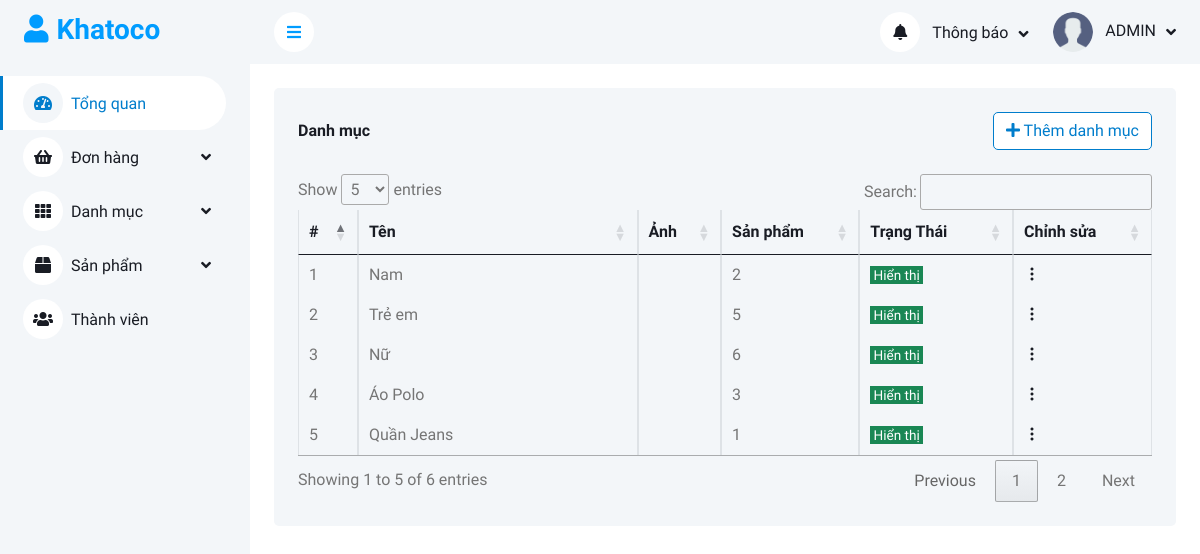
Screenshot of /DUAN1_QUANAO/admin/danh-muc/index.php?quanli=danh-sach-danh-muc (signed in) with the database file from the repository.
### tables this page shows
CREATE TABLE `categories` (
  `category_id` int(11) NOT NULL,
  `name` varchar(255) NOT NULL,
  `image` varchar(255) NOT NULL,
  `status` tinyint(1) NOT NULL DEFAULT 1
);

### DUAN1_QUANAO/admin/models_admin/pdo_library.php (called while the page is built, shortened)
<?php
function pdo_query($sql){
    $sql_args = array_slice(func_get_args(), 1);
    try{
        $conn = pdo_get_connection();
        $stmt = $conn->prepare($sql);
        $stmt->execute($sql_args);
        $rows = $stmt->fetchAll();
        return $rows;
    }
    catch(PDOException $e){
        throw $e;
    }
    finally{
        unset($conn);
    }
}
?>

### DUAN1_QUANAO/admin/models_admin/CategoryModel.php (called while the page is built, shortened)
<?php
    class CategoryModel {
        public function getCategoryProductCount() {
            $sql = "SELECT c.name AS category_name, c.status AS category_status,
                    c.image AS category_image, c.category_id AS cate_id,
                    COUNT(p.product_id) AS qty_product
                    FROM categories c
                    LEFT JOIN products p
                    ON c.category_id = p.category_id
                    GROUP BY c.category_id";
            return pdo_query($sql);
        }
    }
?>

### DUAN1_QUANAO/admin/danh-muc/list.php (the view, shortened to what this page needs)
<?php
    $list_catgories = $CategoryModel->getCategoryProductCount();
?>
<div class="container-fluid pt-4 px-4">
    <div class="bg-light text-center rounded p-4">
        <div class="d-flex align-items-center justify-content-between mb-4">
            <h6 class="mb-0">Danh mục</h6>
            <a href="them-danh-muc" class="btn btn-custom"><i class="fa fa-plus"></i> Thêm danh mục</a>
        </div>
        <div class="table-responsive">
            <table class="table text-start align-middle table-bordered table-hover mb-0" id="categories-list">
                <thead>
                    <tr class="text-dark">
                        <th scope="col">#</th>
                        <th scope="col">Tên</th>
                        <th scope="col">Ảnh</th>
                        <th scope="col">Sản phẩm</th>
                        <th scope="col">Trạng Thái</th>
                        <th scope="col">Chỉnh sửa</th>
                    </tr>
                </thead>
                <tbody>
                    <?php
                        $i = 0;
                    foreach ($list_catgories as $value) {
                    $i++;
                    extract($value);
                    ?>
                    <tr>
                        <td><?=$i?></td>
                        <td style="min-width: 200px;"><?=$category_name?></td>
                        <td>
                        </td>
                        <td><?=$qty_product?></td>
                        <td style="min-width: 100px;">
                            <?php
                            $trangThai = 'Tạm ẩn';
                            if($category_status == 1) {
                                $trangThai = 'Hiển thị';
                                echo '<span class="btn-small btn-success">'.$trangThai.'</span>';
                            }else {
                                echo '<span class="btn-small btn-danger">'.$trangThai.'</span>';
                            }
                            ?>
                        </td>
                        <td>
                            <div class="dropdown">
                                <a href="#" data-bs-toggle="dropdown" class="fs-24 text-gray ">
                                    <i class="bi bi-three-dots-vertical text-dark"></i>
                                </a>
                            </div>
                        </td>
                    </tr>
                    <?php
                    }
                    ?>
                </tbody>
            </table>
        </div>
    </div>
</div>

### DUAN1_QUANAO/admin/public_admin/css/style.css (style rules this page uses)
:root { --primary: #007dcc; --light: #F3F6F9; --dark: #191C24; }
.btn { transition: .5s; }

### DUAN1_QUANAO/admin/public_admin/css/custom.css (style rules this page uses)
.btn-custom { color: #007dcc; background-color: white; border-color: #007dcc; }
.btn-small { padding: .05rem 0.2rem; font-size: .85rem; }

### rows the page displays
categories: name "Nam", qty_product "2", status "Hiển thị"
categories: name "Trẻ em", qty_product "5", status "Hiển thị"
categories: name "Nữ", qty_product "6", status "Hiển thị"
categories: name "Áo Polo", qty_product "3", status "Hiển thị"
categories: name "Quần Jeans", qty_product "1", status "Hiển thị"
